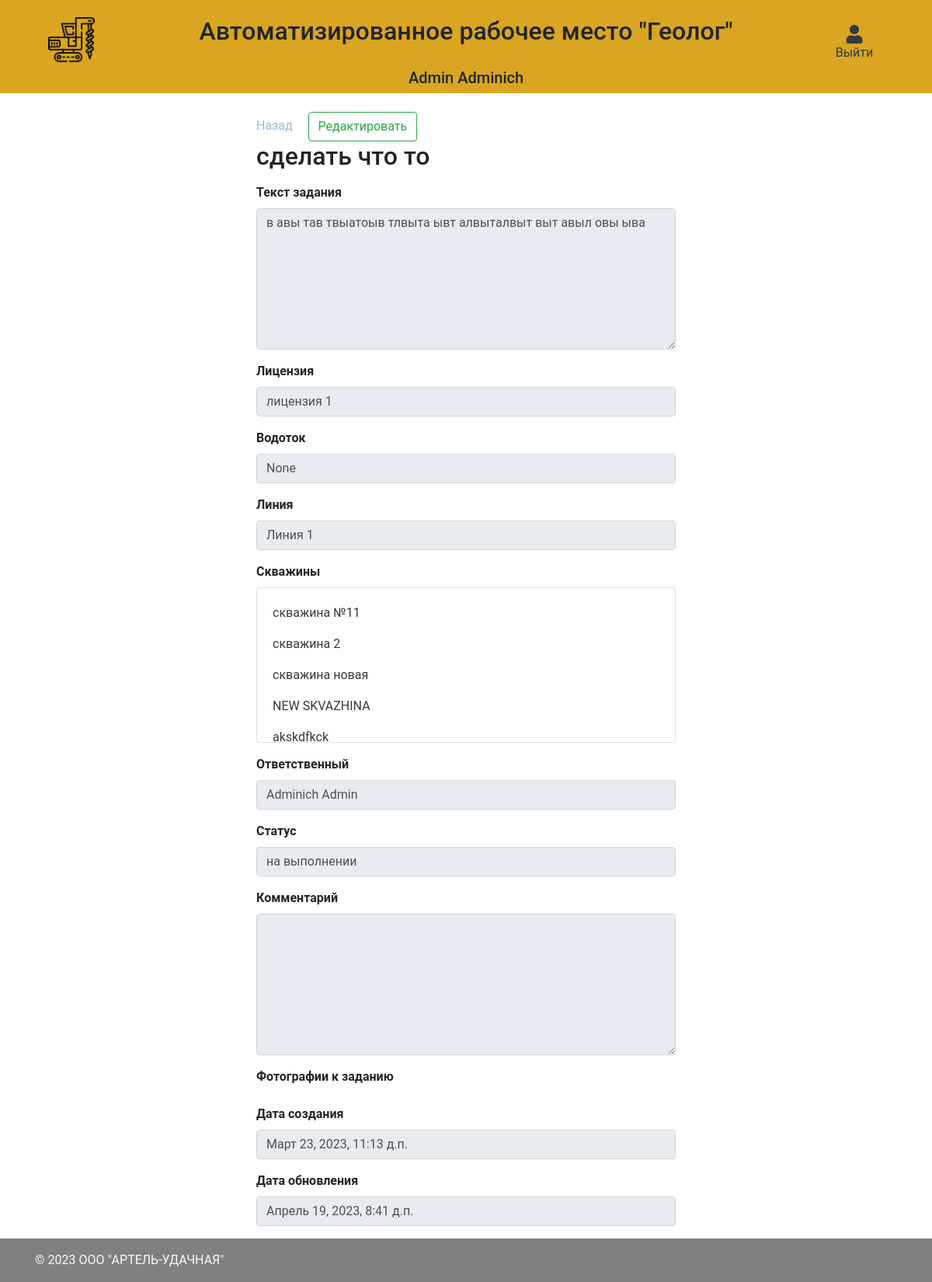
The app's page /tasks/1 (signed in), older data.
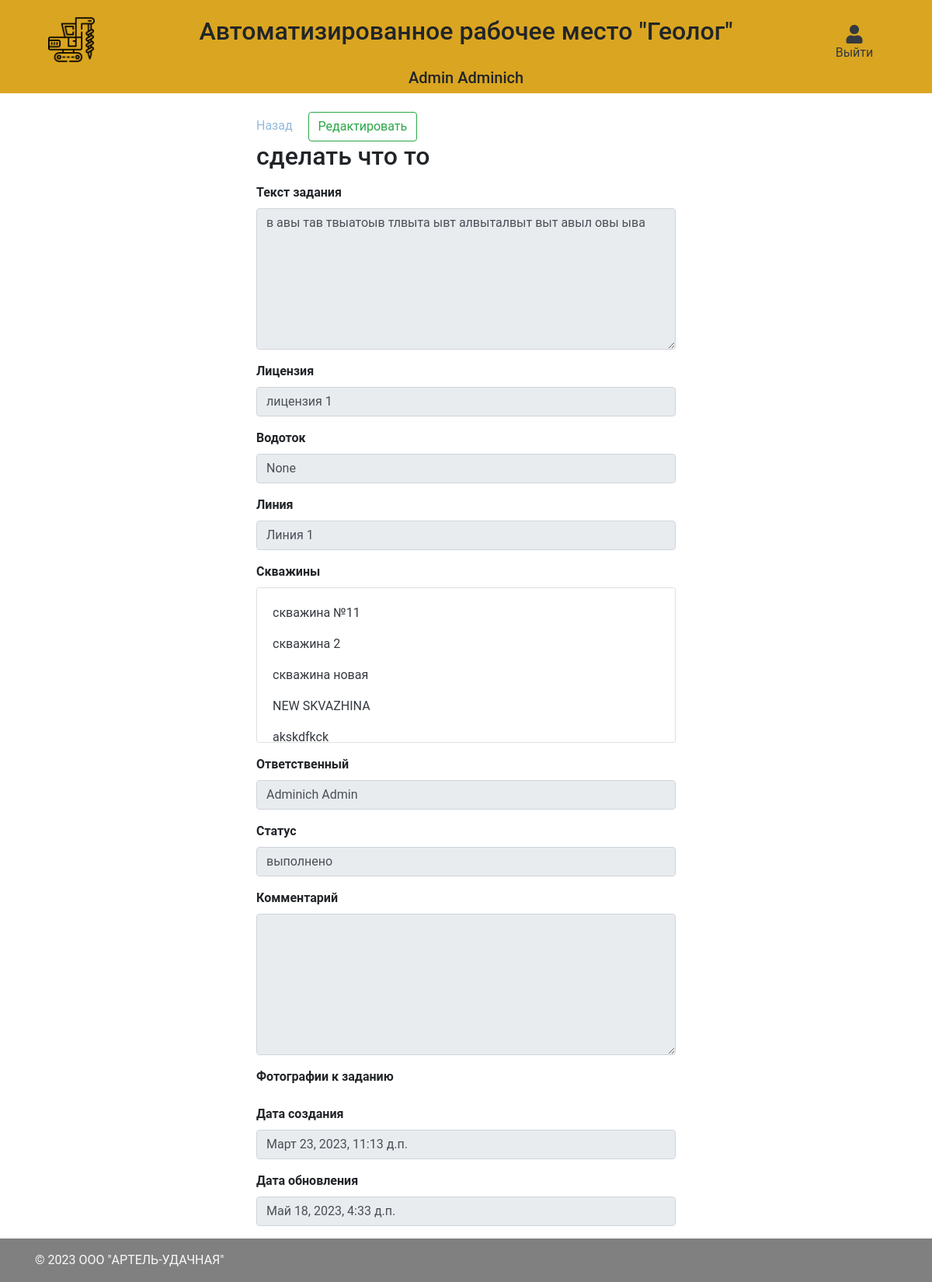
The same page, newer data.
### main/models.py (models this page shows, shortened)
class CustomUser(AbstractBaseUser, PermissionsMixin):
    username = models.CharField("Логин пользователя", max_length=50, unique=True)
    first_name = models.CharField("Имя", max_length=50)
    last_name = models.CharField("Фамилия", max_length=50)
    patronymic = models.CharField("Отчество", max_length=50, default="нет")
    team = models.ForeignKey(Team, verbose_name="Номер бригады", on_delete=models.CASCADE, null=True)
    phone_number = models.CharField("Номер телефона", max_length=50, default="Не указано")
    email = models.EmailField(verbose_name="Email", max_length=255, unique=True, blank=True, null=True)
    role = models.ForeignKey(Role, on_delete=models.CASCADE, verbose_name="Должность")
    is_superuser = models.BooleanField(default=False)
    is_active = models.BooleanField(default=True)
    is_admin = models.BooleanField(default=False)
    objects = CustomUserManager()
    created_at = models.DateTimeField("Дата создания", auto_now_add=True)
    updated_at = models.DateTimeField("Дата обновления", auto_now=True)
    USERNAME_FIELD = 'username'
    REQUIRED_FIELDS = ['password']
    def __str__(self):
        return self.last_name + " " + self.first_name
    class Meta:
        verbose_name = "Пользователь"
        verbose_name_plural = "Пользователи"

class Task(models.Model):
    short_name = models.CharField("Брифинг", max_length=255)
    description = models.TextField("Текст задания")
    license = models.ForeignKey(License, on_delete=models.CASCADE, verbose_name="Лицензия")
    watercourse = models.ForeignKey(WaterCourse, on_delete=models.CASCADE, verbose_name="Водоток", null=True)
    line = models.ForeignKey(Line, on_delete=models.CASCADE, verbose_name="Линия")
    wells = models.ManyToManyField(Well, through='WellTask', through_fields=('task', 'well'), verbose_name="Скважины")
    responsible = models.ForeignKey(CustomUser, on_delete=models.CASCADE, verbose_name="Ответственный")
    images = models.ManyToManyField(TaskImageSingle, through='TaskImage', through_fields=('task', 'task_image_single'), verbose_name="Фотографии к заданию")
    status = models.ForeignKey(TaskStatus, on_delete=models.CASCADE, verbose_name="Статус")
    comment = models.TextField("Комментарий", null=True, blank=True)
    created_at = models.DateTimeField("Дата создания", auto_now_add=True)
    updated_at = models.DateTimeField("Дата обновления", auto_now=True)
    class Meta:
        verbose_name = "Задание"
        verbose_name_plural = "Задания"

class License(models.Model):
    short_name = models.CharField("Наименование", max_length=255)
    name = models.TextField("Полное наименование")
    geologist = models.ForeignKey(CustomUser, related_name='geologist_id', on_delete=models.SET_NULL, verbose_name="Геолог", null=True)
    status = models.ForeignKey(LicenseStatus, on_delete=models.CASCADE, verbose_name="Статус")
    used_enginery = models.TextField("Используемая техника", null=True, default="Не назначено")
    watercourses = models.ManyToManyField(WaterCourse, through='LicenseWaterCourse', through_fields=('license', 'watercourse'), verbose_name="Водотоки", blank=True)
    lines = models.ManyToManyField(Line, through='LineLicenseWaterCourse', through_fields=('license', 'line'), verbose_name="Водотоки", blank=True)
    comment = models.TextField("Комментарий", null=True, blank=True)
    created_at = models.DateTimeField("Дата создания", auto_now_add=True)
    updated_at = models.DateTimeField("Дата обновления", auto_now=True)
    def __str__(self):
        return self.short_name
    class Meta:
        verbose_name = "Лицензия"
        verbose_name_plural = "Лицензии"

class Line(models.Model):
    name = models.CharField("Наименование", max_length=50)
    watercourse = models.ForeignKey(WaterCourse, on_delete=models.CASCADE, verbose_name="Водоток", null=True)
    def __str__(self):
        return self.name
    class Meta:
        verbose_name = "Линия"
        verbose_name_plural = "Линии"

class WellTask(models.Model):
    task = models.ForeignKey(Task, verbose_name="Задание", on_delete=models.CASCADE)
    well = models.ForeignKey(Well, verbose_name="Скважина", on_delete=models.CASCADE)

class Well(models.Model):
    name = models.CharField("Наименование", max_length=255, unique=True)
    description = models.TextField("Описание", null=True, blank=True)
    comment = models.TextField("Комментарий", null=True, blank=True)
    x = models.FloatField("x", null=True, blank=True)
    y = models.FloatField("y", null=True, blank=True)
    z = models.FloatField("z", null=True, blank=True)
    line = models.ForeignKey(Line, verbose_name="Линия", on_delete=models.CASCADE, null=True)
    pillar_photo = models.ImageField("Фото штаги", upload_to='images/', null=True)
    created_at = models.DateTimeField("Дата создания", auto_now_add=True)
    updated_at = models.DateTimeField("Дата обновления", auto_now=True)
    class Meta:
        verbose_name = "Скважина"
        verbose_name_plural = "Скважины"
        unique_together = ('name', 'line',)

class TaskStatus(models.Model):
    name = models.CharField("Наименование", max_length=50)
    def __str__(self):
        return self.name
    class Meta:
        verbose_name = "Статус задания"
        verbose_name_plural = "Статусы заданий"

### main/views.py (the view)
# urls.py: path('tasks/<int:pk>', views.TaskDetailView.as_view(), name='tasks_detail'),
class TaskDetailView(LoginRequiredMixin, DetailView):
    template_name = "main/tasks/index.html"
    model = models.Task
    queryset = models.Task.objects.all()
    def get_context_data(self, **kwargs):
        context = super().get_context_data(**kwargs)
        context['wells'] = models.WellTask.objects.filter(task=self.get_object()).all()
        context['images'] = models.TaskImage.objects.filter(task=self.get_object()).all()
        return context

### templates/main/tasks/index.html (shortened to what this page needs)
{% extends "layout.html" %}
{% block content %}
    <div class="col-12">
        <div class="row justify-content-center">
            <div class="col-md-6">
                <div class="form-group">
                    <a href="/main_menu?target=tasks">Назад</a>
                    <a href="/tasks/edit/{{ object.id }}" class="ml-3 btn btn-outline-success">Редактировать</a>
                    <h2>{{ object.short_name }}</h2>
                </div>
                <div class="form-group">
                    <label for="description" class="font-weight-bold">Текст задания</label>
                    <textarea type="text" class="form-control" readonly id="description" rows="7">{{ object.description }}</textarea>
                </div>
                <div class="form-group">
                    <label for="license" class="font-weight-bold">Лицензия</label>
                    <input type="text" class="form-control" readonly id="license" value="{{ object.license }}">
                </div>
                <div class="form-group">
                    <label for="watercourse" class="font-weight-bold">Водоток</label>
                    <input type="text" class="form-control" readonly id="watercourse" value="{{ object.watercourse }}">
                </div>
                <div class="form-group">
                    <label for="line" class="font-weight-bold">Линия</label>
                    <input type="text" class="form-control" readonly id="line" value="{{ object.line }}">
                </div>
                <div class="form-group">
                    <label for="well" class="font-weight-bold">Скважины</label>
                    <div id="wells" class="card card-body" style="overflow-y: scroll; height:200px;">
                        {% for well in wells %}
                            <p><a href="/wells/{{ object.id }}/{{well.well.id}}" class="text-dark">{{ well.well.name }}</a></p>
                        {% endfor %}
                    </div>
                </div>
                <div class="form-group">
                    <label for="responsible" class="font-weight-bold">Ответственный</label>
                    <input type="text" class="form-control" readonly id="responsible" value="{{ object.responsible }}">
                </div>
                <div class="form-group">
                    <label for="status" class="font-weight-bold">Статус</label>
                    <input type="text" class="form-control" readonly id="status" value="{{ object.status }}">
                </div>
                <div class="form-group">
                    <label for="comment" class="font-weight-bold">Комментарий</label>
                    <textarea type="text" class="form-control" readonly id="comment" rows="7">{{ object.comment }}</textarea>
                </div>
                <div class="form-group">
                    <label for="images" class="font-weight-bold">Фотографии к заданию</label>
                </div>
                <div class="form-group">
                    <label for="created_at" class="font-weight-bold">Дата создания</label>
                    <input type="text" class="form-control" readonly id="created_at" value="{{ object.created_at }}">
                </div>
                <div class="form-group">
                    <label for="updated_at" class="font-weight-bold">Дата обновления</label>
                    <input type="text" class="form-control" readonly id="updated_at" value="{{ object.updated_at }}">
                </div>
            </div>
        </div>
    </div>
{% endblock %}

### templates/layout.html (shortened to what this page needs)
<html lang="en">
    <head>
        <link rel="stylesheet" href="https://maxcdn.bootstrapcdn.com/bootstrap/4.0.0/css/bootstrap.min.css">
        <link rel="stylesheet" href="https://cdnjs.cloudflare.com/ajax/libs/font-awesome/5.15.4/css/all.min.css" />
        <link rel="stylesheet" href="/static/css/main.css" />
    </head>
    <body class="d-flex flex-column min-vh-100">
      <div class="container-fluid navbar-light bg-navbar-main">
        <div class="row">
            <div class="col-12 col-lg-2 text-center mt-3">
              <a href="/"><img class="img-fluid navbar-brand" src="/static/images/navbar_brand.png"></a>
            </div>
            <div class="col-12 col-lg-8 justify-content-center d-flex align-items-center">
              <h2>Автоматизированное рабочее место "Геолог"</h2>
            </div>
            <div class="col-12 col-lg-2 text-center mt-3">
              <ul class="d-none d-lg-block navbar-nav mr-auto mt-2 ml-3 ml-md-0 mt-lg-0 justify-content-center">
                {% if request.user.is_authenticated %}
                  <li class="nav-item dropdown">
                    <a class="nav-link d-flex flex-column text-dark mt-2" href="/logout">
                      <i class="fa fa-user" aria-hidden="true" style="font-size: 24px;"></i> Выйти
                    </a>
                  </li>
                {% else %}
                  {% comment %} <li class="nav-item m-lg-0">
                    <i class="fa fa-user" aria-hidden="true" style="font-size: 24px;">Войти</i>
                  </li> {% endcomment %}
                {% endif %}
              </ul>
            </div>
            <div class="col-12 col-lg-12 justify-content-center d-flex align-items-center">
              <h5 class="text-center">
                {% if request.user.is_authenticated %}
                  {{ request.user.first_name }} {{ request.user.last_name }}
                {% else %}
                  {% comment %} <li class="nav-item m-lg-0">
                    <i class="fa fa-user" aria-hidden="true" style="font-size: 24px;">Войти</i>
                  </li> {% endcomment %}
                {% endif %}
              </h5>
            </div>
        </div>
      </div>
      <div class="container mt-4">
          <div class="row">
              {% block content %}{% endblock %}
          </div>
      </div>
      <footer class="mt-auto py-3" style="background-color: #808080">
        <div class="container">
          <span class="text-light">© 2023 OOO "АРТЕЛЬ-УДАЧНАЯ"</span>
        </div>
      </footer>
    </body>
</html>

### static/css/main.css (style rules this page uses)
body { font-family: "Roboto", sans-serif; height: 100vh; }
.bg-navbar-main { background-color: #DAA520; }
a { color: #92badd; display:inline-block; text-decoration: none; font-weight: 400; }
.navbar-brand { width: 35%!important; }

Row changes from the older to the newer data that the page shows:
changed Task "сделать что то": status "на выполнении" → "выполнено"; updated_at "Апрель 19, 2023, 8:41 д.п." → "Май 18, 2023, 4:33 д.п."
